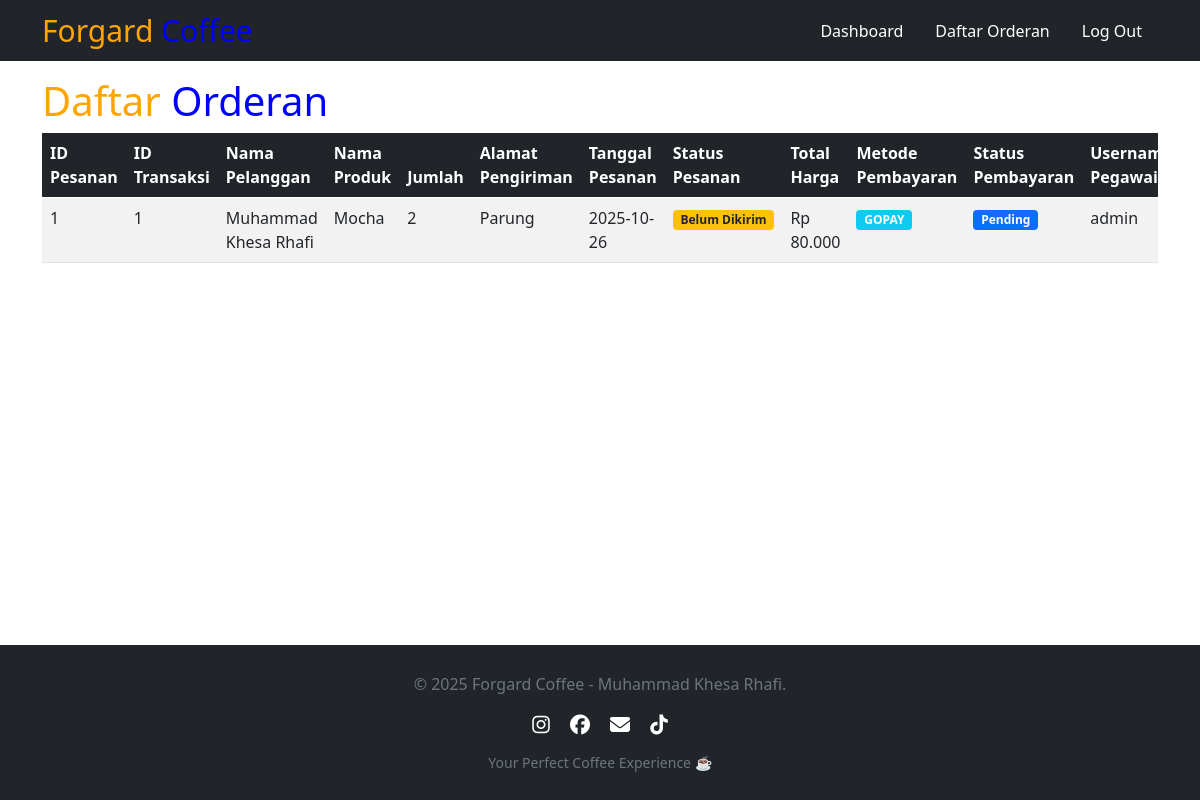
The page /daftar_orderan.php on the database as committed earlier.
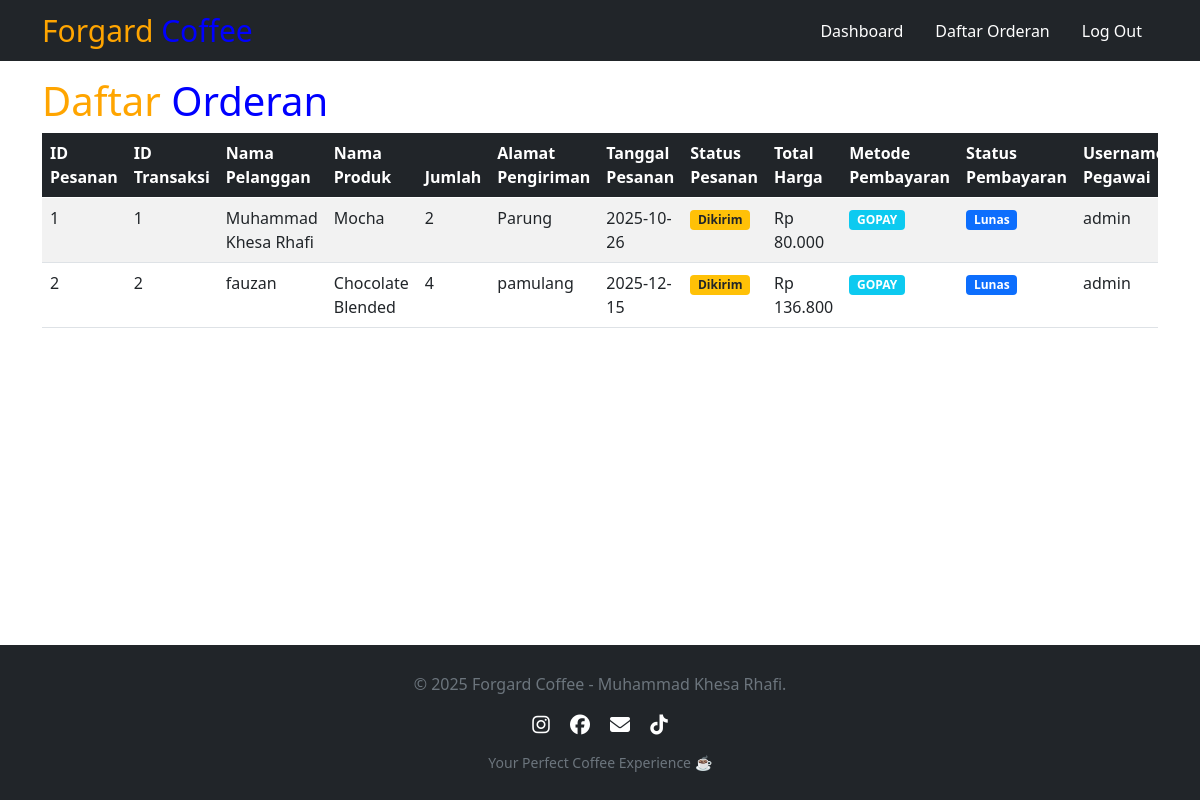
The same page on the database as committed later.
### tables this page shows
CREATE TABLE `transaksi` (
  `ID_Transaksi` int(11) NOT NULL,
  `ID_Pesanan` int(11) DEFAULT NULL,
  `Tanggal` date NOT NULL,
  `Total_Harga` decimal(12,2) NOT NULL,
  `Metode_Pembayaran` varchar(20) DEFAULT NULL,
  `Status_Pembayaran` varchar(20) DEFAULT NULL,
  `ID_Pegawai` int(11) DEFAULT NULL,
  `ID_Pelanggan` int(11) DEFAULT NULL
);

CREATE TABLE `pesanan` (
  `ID_Pesanan` int(11) NOT NULL,
  `ID_Pelanggan` int(11) DEFAULT NULL,
  `ID_Produk` int(11) DEFAULT NULL,
  `Jumlah` int(11) NOT NULL,
  `Alamat_Pengiriman` varchar(255) DEFAULT NULL,
  `Tanggal_Pesanan` date NOT NULL,
  `Status_Pesanan` varchar(20) DEFAULT NULL
);

CREATE TABLE `pelanggan` (
  `ID_Pelanggan` int(11) NOT NULL,
  `Username` varchar(50) NOT NULL,
  `Password` varchar(50) NOT NULL,
  `Nama` varchar(100) NOT NULL,
  `Alamat` varchar(255) DEFAULT NULL,
  `Nomor_Telepon` varchar(15) DEFAULT NULL,
  `Email` varchar(100) DEFAULT NULL
);

CREATE TABLE `produk` (
  `ID_Produk` int(11) NOT NULL,
  `Nama_Produk` varchar(100) NOT NULL,
  `Harga` decimal(12,2) NOT NULL,
  `Stok` int(11) NOT NULL,
  `ID_Kategori` int(11) DEFAULT NULL
);

CREATE TABLE `pegawai` (
  `ID_Pegawai` int(11) NOT NULL,
  `Username` varchar(50) NOT NULL,
  `Password` varchar(50) NOT NULL,
  `Nama` varchar(100) NOT NULL,
  `Alamat` varchar(255) DEFAULT NULL,
  `Nomor_Telepon` varchar(15) DEFAULT NULL,
  `Jenis_Kelamin` varchar(10) DEFAULT NULL
);

### daftar_orderan.php (the view, shortened to what this page needs)
<!DOCTYPE html>
<html lang="en">
<head>
    <link rel="stylesheet" type="text/css" href="./home/style.css">
    <link href="https://cdn.jsdelivr.net/npm/bootstrap@5.0.2/dist/css/bootstrap.min.css" rel="stylesheet">
    <link href="https://unpkg.com/aos@2.3.1/dist/aos.css" rel="stylesheet">
</head>
<body>
    <nav class="navbar navbar-expand-lg bg-dark sticky-top">
        <div class="container">
            <a class="logo" href="dashboard_admin.php" style="color: orange";>Forgard<span style="color: blue;"> Coffee</span></a>
            <div class="collapse navbar-collapse" id="navbarNav">
                <ul class="navbar-nav ms-auto">
                    <li class="nav-item mx-2">
                        <a class="nav-link" href="dashboard_admin.php">Dashboard</a>
                    </li>
                    <li class="nav-item mx-2">
                        <a class="nav-link" href="daftar_orderan.php">Daftar Orderan</a>
                    </li>
                    <li class="nav-item mx-2">
                        <a class="nav-link" href="javascript:void(0);" onclick="confirmLogout()">Log Out</a>
                    </li>
                </ul>
            </div>
        </div>
    </nav>
    <div class="main-content">
        <div class="container mt-3 mb-5">
            <h3 class="display-6" style="color: orange;">Daftar <span style="color: blue;">Orderan</span></h3>
            <?php
            $servername = "localhost";
            $username = "root";
            $password = "";
            $dbname = "coffee_shop";
            $conn = new mysqli($servername, $username, $password, $dbname);
            $sql ="SELECT
            Transaksi.ID_Transaksi,
            Pesanan.ID_Pesanan,
            Pelanggan.Nama AS Nama_Pelanggan,
            Produk.Nama_Produk,
            Pesanan.Jumlah,
            Pesanan.Alamat_Pengiriman,
            Pesanan.Tanggal_Pesanan,
            Pesanan.Status_Pesanan,
            Transaksi.Total_Harga,
            Transaksi.Metode_Pembayaran,
            Transaksi.Status_Pembayaran,
            Pegawai.Username AS Username_Pegawai
            FROM
            Transaksi
            LEFT JOIN Pesanan ON Transaksi.ID_Transaksi = Pesanan.ID_Pesanan
            LEFT JOIN Pelanggan ON Pesanan.ID_Pelanggan = Pelanggan.ID_Pelanggan
            LEFT JOIN Produk ON Pesanan.ID_Produk = Produk.ID_Produk
            LEFT JOIN Pegawai ON Transaksi.ID_Pegawai = Pegawai.ID_Pegawai";
            $result = $conn->query($sql);
            if ($result->num_rows > 0) {
                echo "<div class='table-responsive'>
                <table class='table table-striped table-hover'>
                <thead class='table-dark'>
                <tr>
                <th>ID Pesanan</th>
                <th>ID Transaksi</th>
                <th>Nama Pelanggan</th>
                <th>Nama Produk</th>
                <th>Jumlah</th>
                <th>Alamat Pengiriman</th>
                <th>Tanggal Pesanan</th>
                <th>Status Pesanan</th>
                <th>Total Harga</th>
                <th>Metode Pembayaran</th>
                <th>Status Pembayaran</th>
                <th>Username Pegawai</th>
                </tr>
                </thead>
                <tbody>";
                while ($row = $result->fetch_assoc()) {
                    echo "<tr>
                    <td>" . $row["ID_Pesanan"] . "</td>
                    <td>" . $row["ID_Transaksi"] . "</td>
                    <td>" . $row["Nama_Pelanggan"] . "</td>
                    <td>" . $row["Nama_Produk"] . "</td>
                    <td>" . $row["Jumlah"] . "</td>
                    <td>" . $row["Alamat_Pengiriman"] . "</td>
                    <td>" . $row["Tanggal_Pesanan"] . "</td>
                    <td><span class='badge bg-warning text-dark'>" . $row["Status_Pesanan"] . "</span></td>
                    <td>Rp " . number_format($row["Total_Harga"], 0, ',', '.') . "</td>
                    <td><span class='badge bg-info'>" . $row["Metode_Pembayaran"] . "</span></td>
                    <td><span class='badge bg-primary'>" . $row["Status_Pembayaran"] . "</span></td>
                    <td>" . ($row["Username_Pegawai"] ? $row["Username_Pegawai"] : '-') . "</td>
                    </tr>";
                }
                echo "</tbody>
                </table>
                </div>";
            } else {
                echo "<div class='alert alert-info text-center'>
                <h5>Belum ada orderan.</h5>
                <p>Tidak ada data pesanan yang ditemukan.</p>
                </div>";
            }
            ?>
        </div>
    </div>
    <footer class="bg-dark mt-auto">
        <div class="container py-4">
            <div class="text-center">
                <p class="text-muted mb-3">© 2025 Forgard Coffee - Muhammad Khesa Rhafi.</p>
                <div class="social-icons mb-3">
                    <a href="#" class="text-white me-3" title="Instagram">
                        <i class="fa-brands fa-instagram fa-lg"></i>
                    </a>
                    <a href="#" class="text-white me-3" title="Facebook">
                        <i class="fa-brands fa-facebook fa-lg"></i>
                    </a>
                    <a href="#" class="text-white me-3" title="Email">
                        <i class="fa-solid fa-envelope fa-lg"></i>
                    </a>
                    <a href="#" class="text-white" title="TikTok">
                        <i class="fa-brands fa-tiktok fa-lg"></i>
                    </a>
                </div>
                <p class="text-muted small mb-0">Your Perfect Coffee Experience ☕</p>
            </div>
        </div>
    </footer>
</body>
</html>

### home/style.css (style rules this page uses)
html { scroll-behavior: smooth; }
.logo { text-decoration: none; color : white; font-size: 30px; }
.nav-link { color: white !important; }
footer { text-align: center; padding: 3px; background-color: DarkSalmon; color: white; }

### daftar_orderan.php (style rules this page uses)
html, body { height: 100%; }
body { display: flex; flex-direction: column; min-height: 100vh; }
.main-content { flex: 1; }
.social-icons a { transition: all 0.3s ease; text-decoration: none; }

Rows that differ between the two databases and show on the page:
changed transaksi "Muhammad Khesa Rhafi": pesanan.Status_Pesanan "Belum Dikirim" → "Dikirim"; Status_Pembayaran "Pending" → "Lunas"
added transaksi: pesanan.ID_Pesanan "2", ID_Transaksi "2", ID_Pelanggan.Nama "fauzan", produk.Nama_Produk "Chocolate Blended", pesanan.Jumlah "4", pesanan.Alamat_Pengiriman "pamulang", pesanan.Tanggal_Pesanan "2025-12-15", pesanan.Status_Pesanan "Dikirim", Total_Harga "136.800", Metode_Pembayaran "GOPAY", Status_Pembayaran "Lunas", ID_Pegawai.Username "admin"
